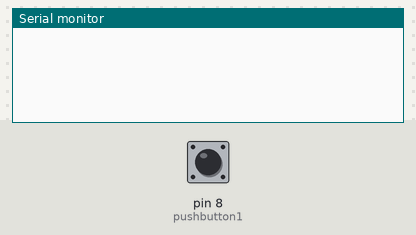
Simulated run of this sketch. Board: Arduino Uno, built with avr-gcc and run on an emulated ATmega328P. Shown: the last lines printed to the serial monitor. Inputs (shaded band) come from the test bench; at power-on: pin 8 (pushbutton1) HIGH.

Above: at 1.2 s.
1.3 s: pin 8 (pushbutton1) pulled LOW for 0.15 s
At 1.43 s:
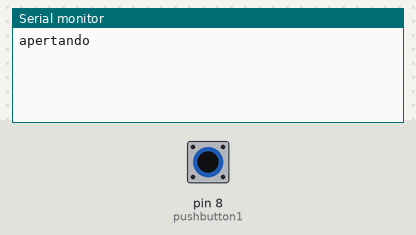
At 2.2 s:
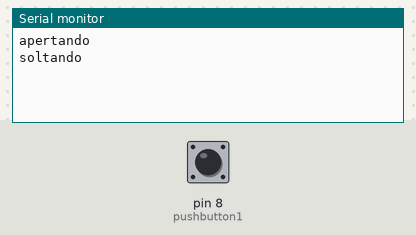

Measured:
- after the input at 1.3 s, the serial monitor: prints a new line at once (image 1)

The sketch:

botoes.ino
```cpp
int pushbutton1 = 8;
int flag_btn_1 = 0;

void setup(){
  Serial.begin(500000);
  pinMode(pushbutton1, INPUT_PULLUP);

}

void loop(){
  // Button 1
  if(deBounce(flag_btn_1, pushbutton1) == LOW){
    if(flag_btn_1 == 0){
      Serial.write("apertando\n");

    }
    flag_btn_1 = 1;

  }

  if(flag_btn_1 == 1 && deBounce(flag_btn_1, pushbutton1) == HIGH){
    Serial.write("soltando\n");
    flag_btn_1 = 0;

  }

}

int deBounce(int state, int pin){
  int current_state = digitalRead(pin);

  if(state != current_state){
    delay(10);
    current_state = digitalRead(pin);

  }

  return current_state;
}
```
